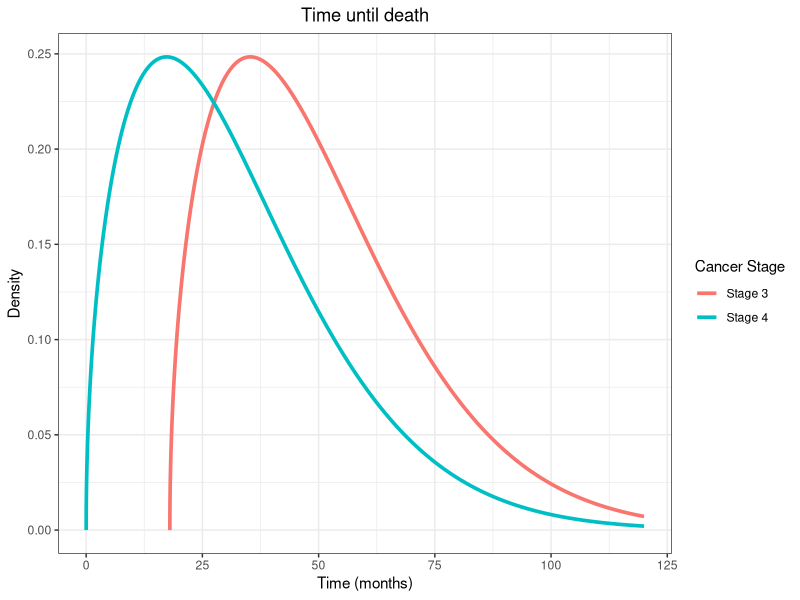
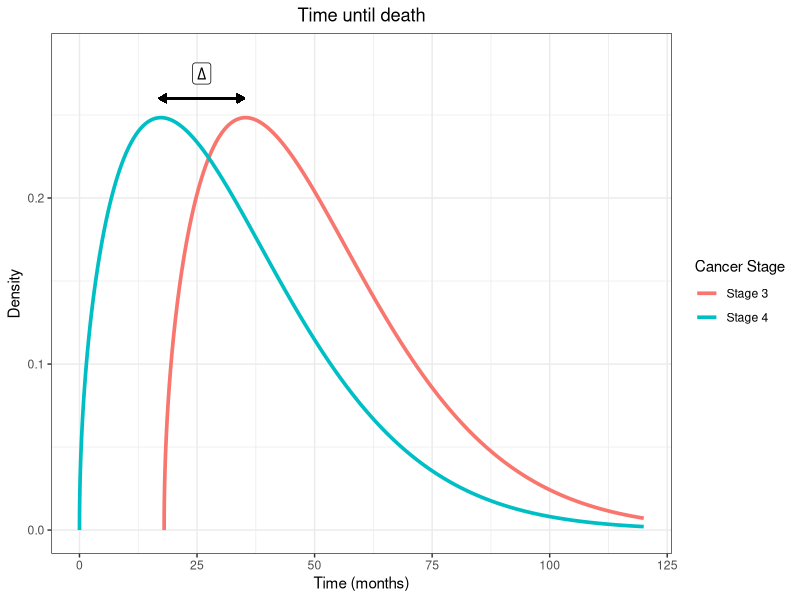

These figures' R source, in order:
############ Prereqs ############
options(stringsAsFactors = FALSE, scipen = 600)
oldPar <- par()
os <- Sys.info()["sysname"]
baseDir <- ifelse(os == "Windows", "C:/Users/ptrainor/gdrive", "~/gdrive")

library(tidyverse)
library(ggrepel)

setwd(paste0(baseDir, "/iTeach/AST_505/myLectures/lecture11_Nonparametric"))

df1 <- data.frame(x = seq(0, 10, by = .001), `Cancer Stage` = "Stage 4")
df1$y <- dweibull(df1$x, shape = 1.5, scale = 3)
df2 <- data.frame(x = seq(0, 10, by = .001), `Cancer Stage` = "Stage 3")
df2$y <- dweibull(df2$x, shape = 1.5, scale = 3)
df2$x <- df2$x + 1.5
df1 <- rbind(df1, df2)
df1$x <- df1$x * 12

png(file = "locationShift.png", height = 4, width = 6, units = "in", res = 600)
ggplot(df1, aes(x = x, y = y, color = Cancer.Stage)) + geom_line(lwd = 1.25) + xlim(0, 120) + theme_bw() +
  ggtitle("Time until death") + theme(plot.title = element_text(hjust = 0.5)) +
  labs(x = "Time (months)", y = "Density", color = "Cancer Stage") 
dev.off()

png(file = "locationShift2.png", height = 4, width = 6, units = "in", res = 600)
ggplot(df1, aes(x = x, y = y, color = Cancer.Stage)) + geom_line(lwd = 1.25) + 
  geom_segment(aes(x = 17, xend = 35, y = .26, yend = .26), 
               arrow = arrow(length = unit(0.20,"cm"), ends="both", type = "closed"), color = "black") +
  annotate("label", x = 26, y = .275, label = expression(Delta)) +
  xlim(0, 120) + ylim(0, .285) + theme_bw() +
  ggtitle("Time until death") + theme(plot.title = element_text(hjust = 0.5)) +
  labs(x = "Time (months)", y = "Density", color = "Cancer Stage") 
dev.off()

########### Simulated Survival times ########### 
set.seed(3)
x1 <- round(rweibull(6, shape = 1.5, scale = 3) * 12,1)
set.seed(333)
x2 <- round((rweibull(6, shape = 1.5, scale = 3) + 2.5) * 12,1)
df3 <- data.frame(time = c(x1, x2), stage = c(rep("Stage 4", times = 6), rep("Stage 3", times = 6)))
wilcox.test(x = x1, y = x2)
wilcox.test(time ~ stage, data = df3)
